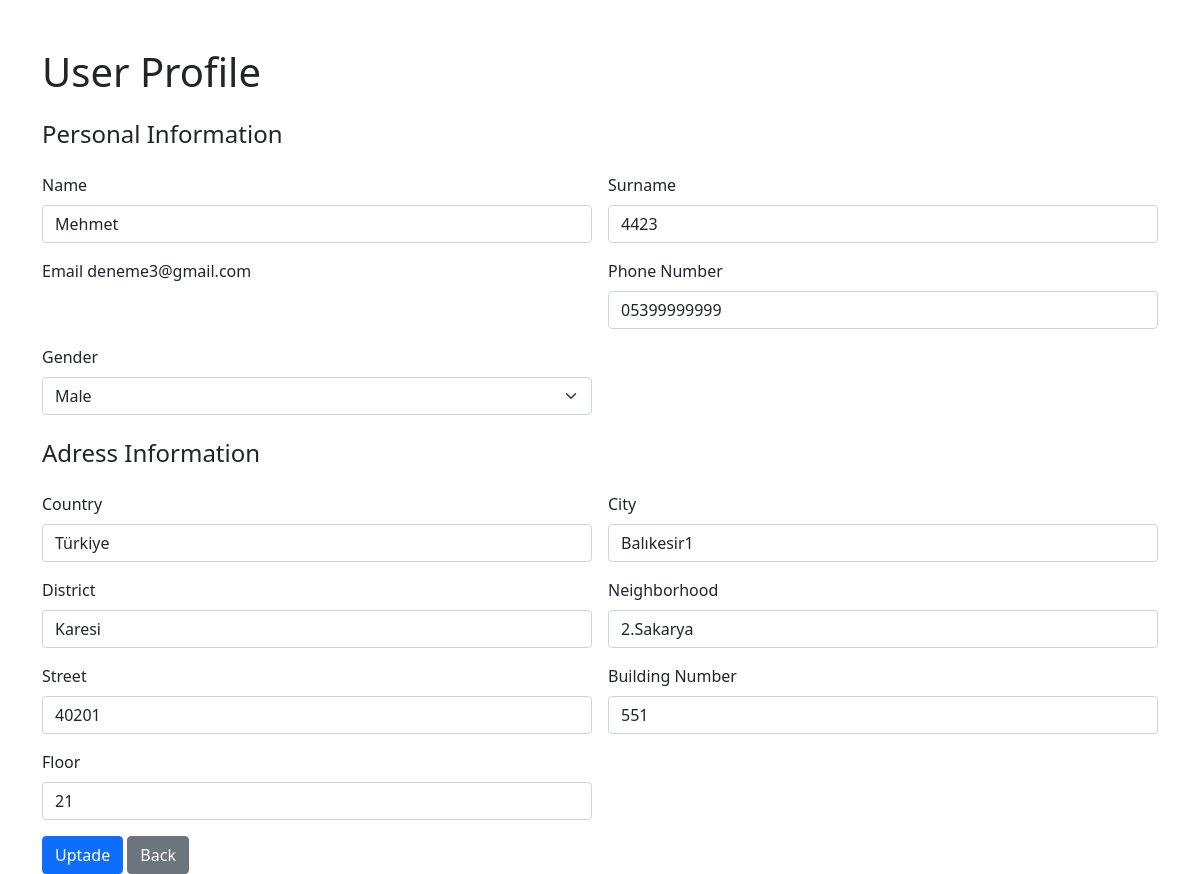
/profile/ (signed in), run on the app's committed database.
### waterproject/models.py (models this page shows, shortened)
class PersonalInfo(models.Model):
    user = models.OneToOneField(settings.AUTH_USER_MODEL, on_delete=models.CASCADE,related_name='personalinfo')
    name = models.CharField(max_length=100, blank=True, null=True)
    surname = models.CharField(max_length=100, blank=True, null=True)
    email = models.EmailField(max_length=254, blank=True, null=True)
    phone = models.CharField(max_length=20, blank=True, null=True)
    gender = models.CharField(max_length=10, blank=True, null=True,
                              choices=[('Male', 'Male'), ('Female', 'Female'), ('Other', 'Other')])

class Address(models.Model):
    user = models.ForeignKey(User, on_delete=models.CASCADE, related_name='addresses')
    city = models.CharField(max_length=100, verbose_name='City')  # Örnek: Balıkesir
    district = models.CharField(max_length=100, verbose_name='District')  # Örnek: Karesi
    neighborhood = models.CharField(max_length=100, verbose_name='Neighborhood')  # Örnek: 2.Sakarya Mah.
    street = models.CharField(max_length=255, verbose_name='Street')  # Örnek: 4020 Sk.
    building_number = models.CharField(max_length=10, verbose_name='Building Number')  # Örnek: No:55
    floor = models.CharField(max_length=10, verbose_name='Floor')  # Örnek: Kat:2
    postal_code = models.CharField(max_length=20, verbose_name='Postal Code', blank=True, null=True)
    country = models.CharField(max_length=100, default='Turkey', verbose_name='Country')
    created_at = models.DateTimeField(auto_now_add=True)

### waterproject/views.py (the view)
# urls.py: path('profile/', views.profile_view, name='profile_view'),
@login_required
def profile_view(request):
    try:
        personal_info = PersonalInfo.objects.get(user=request.user)
    except PersonalInfo.DoesNotExist:
        personal_info = None
    try:
        address_info = Address.objects.get(user=request.user)
    except Address.DoesNotExist:
        address_info = None
    if request.method == 'POST':
        personal_form = PersonalInfoForm(request.POST, instance=personal_info)
        address_form = AddressForm(request.POST, instance=address_info)
        if personal_form.is_valid() and address_form.is_valid():
            personal_info = personal_form.save(commit=False)
            personal_info.user = request.user
            personal_info.save()
            address_info = address_form.save(commit=False)
            address_info.user = request.user
            address_info.save()
            return redirect('profile_view')
    else:
        personal_form = PersonalInfoForm(instance=personal_info)
        address_form = AddressForm(instance=address_info)
    user_email = request.user.email
    return render(request, 'profile.html', {
        'personal_form': personal_form,
        'address_form': address_form,
        'user_email': user_email
    })

### waterproject/forms.py
class PersonalInfoForm(forms.ModelForm):
    user_email = forms.EmailField(required=False, label="Email")
    class Meta:
        model = PersonalInfo
        fields = ['name', 'surname', 'phone', 'gender', 'user_email']
    def __init__(self, *args, **kwargs):
        self.user = kwargs.pop('user', None)
        super().__init__(*args, **kwargs)
        if self.user:
            self.fields['user_email'].initial = self.user.email

class AddressForm(forms.ModelForm):
    class Meta:
        model = Address
        fields = ['city', 'district', 'neighborhood', 'street', 'building_number', 'floor', 'postal_code', 'country']

### waterproject/templatetags/custom_filters.py (called while the page is built)
@register.filter(name='add_class')
def add_class(value, arg):
    return value.as_widget(attrs={'class': arg})

### waterproject/templates/profile.html (shortened to what this page needs)
<!DOCTYPE html>
<html lang="en">
<head>
    <link href="https://cdn.jsdelivr.net/npm/bootstrap@5.0.2/dist/css/bootstrap.min.css" rel="stylesheet"
>
</head>
{% load custom_filters %}
<body>
<div class="container mt-5">
    <h1 class="mb-4">User Profile</h1>
    <form method="POST" class="row g-3">
        <h4>Personal Information</h4>
        <div class="col-md-6">
            <label for="name" class="form-label">Name</label>
            {{ personal_form.name|add_class:"form-control" }}
        </div>
        <div class="col-md-6">
            <label for="surname" class="form-label">Surname</label>
            {{ personal_form.surname|add_class:"form-control" }}
        </div>
        <div class="col-md-6">
            <label for="user_email" class="form-label">Email</label>
            {{ user.email }}
        </div>
        <div class="col-md-6">
            <label for="phone" class="form-label">Phone Number</label>
            {{ personal_form.phone|add_class:"form-control" }}
        </div>
        <div class="col-md-6">
            <label for="gender" class="form-label">Gender</label>
            {{ personal_form.gender|add_class:"form-select" }}
        </div>
        <h4 class="mt-4">Adress Information</h4>
        <div class="col-md-6">
            <label for="country" class="form-label">Country</label>
            {{ address_form.country|add_class:"form-control" }}
        </div>
        <div class="col-md-6">
            <label for="city" class="form-label">City</label>
            {{ address_form.city|add_class:"form-control" }}
        </div>
        <div class="col-md-6">
            <label for="district" class="form-label">District</label>
            {{ address_form.district|add_class:"form-control" }}
        </div>
        <div class="col-md-6">
            <label for="neighborhood" class="form-label">Neighborhood</label>
            {{ address_form.neighborhood|add_class:"form-control" }}
        </div>
        <div class="col-md-6">
            <label for="street" class="form-label">Street</label>
            {{ address_form.street|add_class:"form-control" }}
        </div>
        <div class="col-md-6">
            <label for="building_number" class="form-label">Building Number</label>
            {{ address_form.building_number|add_class:"form-control" }}
        </div>
        <div class="col-md-6">
            <label for="floor" class="form-label">Floor</label>
            {{ address_form.floor|add_class:"form-control" }}
        </div>
        <div class="col-12">
            <button type="submit" class="btn btn-primary">Uptade</button>
            <a href="{% url 'user_dashboard' %}" class="btn btn-secondary">Back</a>
        </div>
    </form>
</div>
</body>
</html>

### data on the page
PersonalInfo: name "Mehmet", surname "4423", phone "05399999999", gender "Male"
Address: country "Türkiye", city "Balıkesir1", district "Karesi", neighborhood "2.Sakarya", street "40201", building_number "551", floor "21"

### other printed values
{{ user.email }} "deneme3@gmail.com"
